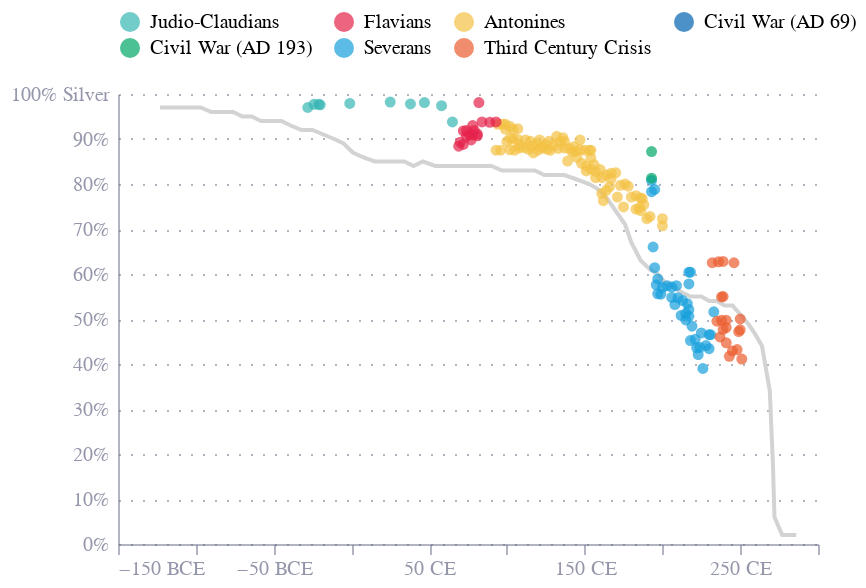

The notebook cell this image was saved under:
### Code cell
dfs = []

for path in os.listdir("silver_content_velatrix_walker_1986"):
    df =  pd.read_csv(f"silver_content_velatrix_walker_1986/{path}", header=None, names=["year", "silver_content"])
    df['period'] = path.split(".")[0]
    dfs.append(df)

df = pd.concat(dfs, ignore_index=True)
df['year'] = df.year.round().astype(int)
df['silver_content'] = df.silver_content.round(1)/100

# Remove the 0.36-0.37 Severans - an error in the tracing
df = df.query("(silver_content > 0.38)")
points_df = df.copy()


points = alt.Chart(points_df).mark_circle().encode(
    x=alt.X("year:Q", title=""),
    y=alt.Y("silver_content:Q", title=""),
    color=alt.Color("period:N", title="", 
                    legend=alt.Legend(
                        orient="top",
                        #title="Walker (1986)",
                        title="",
                        titleFontWeight="normal",
                        titleOrient="top",
                        columns=4
                    ),
                    scale=alt.Scale(
                        domain=["Judio-Claudians", "Flavians", "Antonines", "Civil War (AD 69)", "Civil War (AD 193)", "Severans", "Third Century Crisis"],
                    )),
    tooltip=["year:Q", "silver_content:Q", "period:N"]
    
)

points

df = pd.read_csv("Silver_content-Pense - The Decline and Fall of The Roman Denarius.csv", header=None)
df.columns = ["year", "silver_content"]
df['year'] = df.year.round().astype(int)
df['silver_content'] = df.silver_content.round(0)/100
df['series'] = "Silver content (Pense, 1992)"

df['label'] = ''
df.iloc[-1,-1] = "Pense, 1992"

line = alt.Chart(df).mark_line(
    color="lightgrey",
    strokeWidth=2,
    ).encode(
        color=alt.Color("series:N", title="",
                        legend=None,
                        scale=alt.Scale(
                            domain=["Silver content (Pense, 1992)"],
                            range=["lightgrey"],
                        )),
        x=alt.X("year:Q", title="",
                axis=alt.Axis(
                    labelExpr="datum.label + (datum.value < 0 ? ' BCE' : ' CE')",
                ),
                scale=alt.Scale()),
        y=alt.Y("silver_content:Q", title="",
                axis=alt.Axis(
                    format="%",
                    labelExpr="datum.label + (datum.value == 1 ? ' Silver': '')"
                ),
                scale=alt.Scale(domain=[0, 1])),
    )

chart = (line + points).resolve_scale(
    color="independent"
).properties(
    width=350,
    height=225,
)

chart.save("silver_content.png", scale_factor=3)
chart.save("silver_content.json")
chart

### Figure 1 — Vega-Lite specification as saved in the notebook (floating-point values rounded to 4 significant figures; data arrays with more than 128 entries replaced by an {"elided": "..."} marker saying what was removed)
{"config": {"font": "Circular Std", "mark": {"line": {"interpolate": "monotone"}}, "view": {"stroke": "transparent", "width": 400, "height": 300}, "range": {"category": ["#36B7B4", "#E6224B", "#F4C245", "#0063AF", "#00A767", "#179FDB", "#EB5C2E"], "diverging": ["#E6224B", "#E54753", "#C9C9C9", "#179FDB", "#122B39"], "heatmap": ["#C9C9C9", "#179FDB", "#0063AF", "#122B39"], "ordinal": ["#00A767", "#36B7B4", "#179FDB", "#0063AF", "#243B5A"]}, "axisX": {"domainColor": "#676A86", "domainOpacity": 0.5, "grid": false, "labelAngle": 0, "labelColor": "#676A86", "labelOpacity": 0.7, "orient": "bottom", "tickColor": "#676A86", "tickCount": 10, "tickOpacity": 0.5, "title": false, "titleAlign": "center", "titleAnchor": "middle", "titleColor": "#676A86", "titleFontSize": 12, "titleOpacity": 0.8, "titleY": -15}, "axisY": {"domainColor": "#676A86", "domainOpacity": 0.5, "gridColor": "#676A86", "gridDash": [1, 5], "gridOpacity": 0.5, "labelColor": "#676A86", "labelOpacity": 0.7, "labelPadding": 5, "tickColor": "#676A86", "tickCount": 8, "tickOpacity": 0.5, "ticks": false, "titleAlign": "left", "titleAngle": 0, "titleBaseline": "bottom", "titleColor": "#676A86", "titleFontSize": 12, "titleOpacity": 0.8, "titleX": 0, "titleY": -7}}, "layer": [{"data": {"name": "data-8211731b76697dd9f141b3106e59fb75"}, "mark": {"type": "line", "color": "lightgrey", "strokeWidth": 2}, "encoding": {"color": {"field": "series", "legend": null, "scale": {"domain": ["Silver content (Pense, 1992)"], "range": ["lightgrey"]}, "title": "", "type": "nominal"}, "x": {"axis": {"labelExpr": "datum.label + (datum.value < 0 ? ' BCE' : ' CE')"}, "field": "year", "scale": {}, "title": "", "type": "quantitative"}, "y": {"axis": {"format": "%", "labelExpr": "datum.label + (datum.value == 1 ? ' Silver': '')"}, "field": "silver_content", "scale": {"domain": [0, 1]}, "title": "", "type": "quantitative"}}}, {"data": {"name": "data-faa558fb873ab69985a1f66665defab2"}, "mark": {"type": "circle"}, "encoding": {"color": {"field": "period", "legend": {"columns": 4, "orient": "top", "title": "", "titleFontWeight": "normal", "titleOrient": "top"}, "scale": {"domain": ["Judio-Claudians", "Flavians", "Antonines", "Civil War (AD 69)", "Civil War (AD 193)", "Severans", "Third Century Crisis"]}, "title": "", "type": "nominal"}, "tooltip": [{"field": "year", "type": "quantitative"}, {"field": "silver_content", "type": "quantitative"}, {"field": "period", "type": "nominal"}], "x": {"field": "year", "title": "", "type": "quantitative"}, "y": {"field": "silver_content", "title": "", "type": "quantitative"}}}], "height": 225, "resolve": {"scale": {"color": "independent"}}, "width": 350, "$schema": "https://vega.github.io/schema/vega-lite/v5.20.1.json", "datasets": {"data-8211731b76697dd9f141b3106e59fb75": [{"year": -123, "silver_content": 0.97, "series": "Silver content (Pense, 1992)", "label": ""}, {"year": -115, "silver_content": 0.97, "series": "Silver content (Pense, 1992)", "label": ""}, {"year": -107, "silver_content": 0.97, "series": "Silver content (Pense, 1992)", "label": ""}, {"year": -102, "silver_content": 0.97, "series": "Silver content (Pense, 1992)", "label": ""}, {"year": -97, "silver_content": 0.97, "series": "Silver content (Pense, 1992)", "label": ""}, {"year": -90, "silver_content": 0.96, "series": "Silver content (Pense, 1992)", "label": ""}, {"year": -82, "silver_content": 0.96, "series": "Silver content (Pense, 1992)", "label": ""}, {"year": -76, "silver_content": 0.96, "series": "Silver content (Pense, 1992)", "label": ""}, {"year": -70, "silver_content": 0.95, "series": "Silver content (Pense, 1992)", "label": ""}, {"year": -64, "silver_content": 0.95, "series": "Silver content (Pense, 1992)", "label": ""}, {"year": -58, "silver_content": 0.94, "series": "Silver content (Pense, 1992)", "label": ""}, {"year": -52, "silver_content": 0.94, "series": "Silver content (Pense, 1992)", "label": ""}, {"year": -45, "silver_content": 0.94, "series": "Silver content (Pense, 1992)", "label": ""}, {"year": -39, "silver_content": 0.93, "series": "Silver content (Pense, 1992)", "label": ""}, {"year": -32, "silver_content": 0.92, "series": "Silver content (Pense, 1992)", "label": ""}, {"year": -25, "silver_content": 0.92, "series": "Silver content (Pense, 1992)", "label": ""}, {"year": -18, "silver_content": 0.91, "series": "Silver content (Pense, 1992)", "label": ""}, {"year": -11, "silver_content": 0.9, "series": "Silver content (Pense, 1992)", "label": ""}, {"year": -5, "silver_content": 0.89, "series": "Silver content (Pense, 1992)", "label": ""}, {"year": 1, "silver_content": 0.87, "series": "Silver content (Pense, 1992)", "label": ""}, {"year": 7, "silver_content": 0.86, "series": "Silver content (Pense, 1992)", "label": ""}, {"year": 15, "silver_content": 0.85, "series": "Silver content (Pense, 1992)", "label": ""}, {"year": 21, "silver_content": 0.85, "series": "Silver content (Pense, 1992)", "label": ""}, {"year": 28, "silver_content": 0.85, "series": "Silver content (Pense, 1992)", "label": ""}, {"year": 34, "silver_content": 0.85, "series": "Silver content (Pense, 1992)", "label": ""}, {"year": 40, "silver_content": 0.84, "series": "Silver content (Pense, 1992)", "label": ""}, {"year": 46, "silver_content": 0.85, "series": "Silver content (Pense, 1992)", "label": ""}, {"year": 54, "silver_content": 0.84, "series": "Silver content (Pense, 1992)", "label": ""}, {"year": 60, "silver_content": 0.84, "series": "Silver content (Pense, 1992)", "label": ""}, {"year": 65, "silver_content": 0.84, "series": "Silver content (Pense, 1992)", "label": ""}, {"year": 72, "silver_content": 0.84, "series": "Silver content (Pense, 1992)", "label": ""}, {"year": 78, "silver_content": 0.84, "series": "Silver content (Pense, 1992)", "label": ""}, {"year": 84, "silver_content": 0.84, "series": "Silver content (Pense, 1992)", "label": ""}, {"year": 90, "silver_content": 0.84, "series": "Silver content (Pense, 1992)", "label": ""}, {"year": 97, "silver_content": 0.83, "series": "Silver content (Pense, 1992)", "label": ""}, {"year": 106, "silver_content": 0.83, "series": "Silver content (Pense, 1992)", "label": ""}, {"year": 112, "silver_content": 0.83, "series": "Silver content (Pense, 1992)", "label": ""}, {"year": 118, "silver_content": 0.83, "series": "Silver content (Pense, 1992)", "label": ""}, {"year": 124, "silver_content": 0.82, "series": "Silver content (Pense, 1992)", "label": ""}, {"year": 131, "silver_content": 0.82, "series": "Silver content (Pense, 1992)", "label": ""}, {"year": 137, "silver_content": 0.82, "series": "Silver content (Pense, 1992)", "label": ""}, {"year": 145, "silver_content": 0.81, "series": "Silver content (Pense, 1992)", "label": ""}, {"year": 153, "silver_content": 0.8, "series": "Silver content (Pense, 1992)", "label": ""}, {"year": 158, "silver_content": 0.79, "series": "Silver content (Pense, 1992)", "label": ""}, {"year": 164, "silver_content": 0.77, "series": "Silver content (Pense, 1992)", "label": ""}, {"year": 170, "silver_content": 0.74, "series": "Silver content (Pense, 1992)", "label": ""}, {"year": 176, "silver_content": 0.71, "series": "Silver content (Pense, 1992)", "label": ""}, {"year": 180, "silver_content": 0.67, "series": "Silver content (Pense, 1992)", "label": ""}, {"year": 186, "silver_content": 0.63, "series": "Silver content (Pense, 1992)", "label": ""}, {"year": 192, "silver_content": 0.61, "series": "Silver content (Pense, 1992)", "label": ""}, {"year": 197, "silver_content": 0.6, "series": "Silver content (Pense, 1992)", "label": ""}, {"year": 202, "silver_content": 0.58, "series": "Silver content (Pense, 1992)", "label": ""}, {"year": 208, "silver_content": 0.57, "series": "Silver content (Pense, 1992)", "label": ""}, {"year": 212, "silver_content": 0.56, "series": "Silver content (Pense, 1992)", "label": ""}, {"year": 218, "silver_content": 0.55, "series": "Silver content (Pense, 1992)", "label": ""}, {"year": 225, "silver_content": 0.55, "series": "Silver content (Pense, 1992)", "label": ""}, {"year": 230, "silver_content": 0.54, "series": "Silver content (Pense, 1992)", "label": ""}, {"year": 235, "silver_content": 0.54, "series": "Silver content (Pense, 1992)", "label": ""}, {"year": 240, "silver_content": 0.53, "series": "Silver content (Pense, 1992)", "label": ""}, {"year": 245, "silver_content": 0.53, "series": "Silver content (Pense, 1992)", "label": ""}, {"year": 250, "silver_content": 0.51, "series": "Silver content (Pense, 1992)", "label": ""}, {"year": 255, "silver_content": 0.49, "series": "Silver content (Pense, 1992)", "label": ""}, {"year": 259, "silver_content": 0.47, "series": "Silver content (Pense, 1992)", "label": ""}, {"year": 264, "silver_content": 0.44, "series": "Silver content (Pense, 1992)", "label": ""}, {"year": 269, "silver_content": 0.34, "series": "Silver content (Pense, 1992)", "label": ""}, {"year": 271, "silver_content": 0.18, "series": "Silver content (Pense, 1992)", "label": ""}, {"year": 272, "silver_content": 0.06, "series": "Silver content (Pense, 1992)", "label": ""}, {"year": 277, "silver_content": 0.02, "series": "Silver content (Pense, 1992)", "label": ""}, {"year": 283, "silver_content": 0.02, "series": "Silver content (Pense, 1992)", "label": ""}, {"year": 286, "silver_content": 0.02, "series": "Silver content (Pense, 1992)", "label": "Pense, 1992"}], "data-faa558fb873ab69985a1f66665defab2": {"elided": "176 records"}}}
